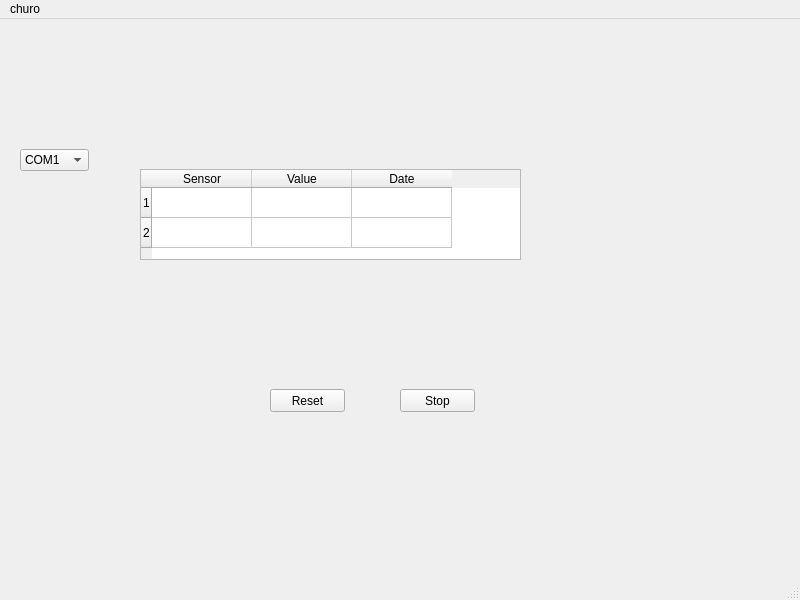
<?xml version="1.0" encoding="UTF-8"?>
<ui version="4.0">
 <class>MainWindow</class>
 <widget class="QMainWindow" name="MainWindow">
  <property name="geometry">
   <rect>
    <x>0</x>
    <y>0</y>
    <width>800</width>
    <height>600</height>
   </rect>
  </property>
  <property name="windowTitle">
   <string>MainWindow</string>
  </property>
  <widget class="QWidget" name="centralwidget">
   <widget class="QTableWidget" name="Values">
    <property name="geometry">
     <rect>
      <x>140</x>
      <y>150</y>
      <width>381</width>
      <height>91</height>
     </rect>
    </property>
    <row>
     <property name="text">
      <string>1</string>
     </property>
    </row>
    <row>
     <property name="text">
      <string>2</string>
     </property>
    </row>
    <column>
     <property name="text">
      <string>Sensor</string>
     </property>
    </column>
    <column>
     <property name="text">
      <string>Value</string>
     </property>
    </column>
    <column>
     <property name="text">
      <string>Date</string>
     </property>
    </column>
   </widget>
   <widget class="QComboBox" name="com">
    <property name="geometry">
     <rect>
      <x>20</x>
      <y>130</y>
      <width>69</width>
      <height>22</height>
     </rect>
    </property>
    <item>
     <property name="text">
      <string>COM1</string>
     </property>
    </item>
    <item>
     <property name="text">
      <string>COM2</string>
     </property>
    </item>
    <item>
     <property name="text">
      <string>COM3</string>
     </property>
    </item>
    <item>
     <property name="text">
      <string>COM4</string>
     </property>
    </item>
    <item>
     <property name="text">
      <string>COM5</string>
     </property>
    </item>
    <item>
     <property name="text">
      <string>COM6</string>
     </property>
    </item>
   </widget>
   <widget class="QPushButton" name="stop">
    <property name="geometry">
     <rect>
      <x>400</x>
      <y>370</y>
      <width>75</width>
      <height>23</height>
     </rect>
    </property>
    <property name="text">
     <string>Stop</string>
    </property>
   </widget>
   <widget class="QPushButton" name="reset">
    <property name="geometry">
     <rect>
      <x>270</x>
      <y>370</y>
      <width>75</width>
      <height>23</height>
     </rect>
    </property>
    <property name="text">
     <string>Reset</string>
    </property>
   </widget>
  </widget>
  <widget class="QMenuBar" name="menubar">
   <property name="geometry">
    <rect>
     <x>0</x>
     <y>0</y>
     <width>800</width>
     <height>21</height>
    </rect>
   </property>
   <widget class="QMenu" name="menuchuro">
    <property name="title">
     <string>churo</string>
    </property>
   </widget>
   <addaction name="menuchuro"/>
  </widget>
  <widget class="QStatusBar" name="statusbar"/>
 </widget>
 <resources/>
 <connections/>
</ui>
